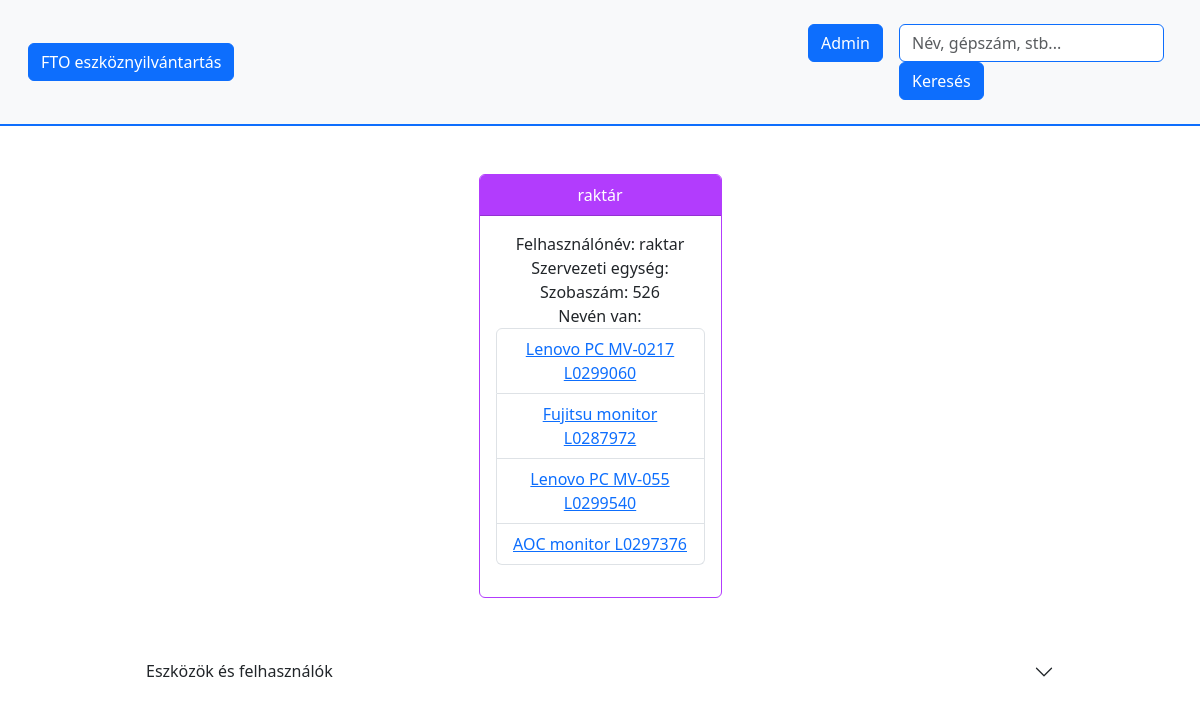
The page /user/1/ on the database its author committed.
### inventory/models.py (models this page shows, shortened)
class User(models.Model):
    nev = models.CharField(max_length=40)
    felhasznalo_nev = models.CharField(max_length=20, blank=True, unique=True)
    szervezeti_egyseg = models.CharField(max_length=50, blank=True)
    szoba_szam = models.IntegerField(blank=True)

class Asset(models.Model):
    def __str__(self):
        return self.megnevezes + ' ' + self.gep_szam + ' ' + self.vonalkod
    user = models.ForeignKey(User, on_delete=models.CASCADE)
    vonalkod = models.CharField(max_length=10, unique=True)
    gyari_szam = models.CharField(max_length=20, blank=True, null=True, unique=True)
    gep_szam = models.CharField(max_length=10, blank=True, null=True, unique=True)
    megnevezes = models.CharField(max_length=20)
    egyeb = models.CharField(max_length=50, blank=True)

### inventory/views.py (the view)
# urls.py: path('user/<int:id>/', views.user, name='user'),
def user(request, id):
    return render(request, 'inventory/user.html', {
        'user': User.objects.get(id=id),
        'users': User.objects.all(),
        'assets': Asset.objects.all(),
    })

### inventory/templates/inventory/user.html
{% extends 'inventory/index.html' %}
{% block user %}
<div class="row text-center justify-content-center">
    <div class="col-3">
        <div class="card border" id="user-card">
            <div class="card-header text-white">
                    {{ user.nev }}
            </div>
            <div class="card-body">
                <ul class="list-unstyled">
                    <li>Felhasználónév: {{ user.felhasznalo_nev }}</li>
                    <li>Szervezeti egység: {{ user.szervezeti_egyseg }}</li>
                    <li>Szobaszám: {{ user.szoba_szam }}</li>
                    <li>
                        <ul class="list-group">
                            Nevén van:
                            {% for asset in user.asset_set.all %}
                                <li class="list-group-item">
                                    <a href="{% url 'inventory:asset' asset.id %}">{{ asset }}</a>
                                </li>
                            {% endfor %}
                        </ul>
                    </li>
                </ul>
            </div>
        </div>
    </div>
</div>
{% endblock %}

### inventory/templates/inventory/index.html (shortened to what this page needs)
<!DOCTYPE html>
<html lang="en">
<head>
    {% load static %}
    {% load bootstrap5 %}
    {% bootstrap_css %}
    <link rel="stylesheet" type="text/css" href="{% static 'inventory/style.css' %}">
</head>
<body>
    <nav id="nav_custom" class="navbar sticky-top navbar-light bg-light p-3 border-bottom border-2 border-primary">
        <div class="container-fluid">
            <a class="navbar-brand" href="{% url 'inventory:index' %}"><button type="button" class="btn btn-primary">FTO eszköznyilvántartás</button></a>
            <div class="d-flex flex-row bd-highlight">
                <div class="p-2">
                    <a href="/admin"><button type="button" class="btn btn-primary">Admin</button></a>
                </div>
                <div class="p-2">
                    <form class="form-inline" action="{% url 'inventory:results' %}" method="get">
                        <input class="form-control me-2 border-primary" id="search" name="q" type="search" placeholder="Név, gépszám, stb..." aria-label="Search">
                        <button class="btn btn-primary" type="submit">Keresés</button>
                    </form>
                </div>
    </nav>
    <div class="container p-5" >
        {% block user %}
        {% endblock %}
        <div class="container p-5">
            <div class="accordion accordion-flush" id="all_accordion">
                <div class="accordion-item">
                    <h2 class="accordion-header" id="all_accordion_heading">
                        <button class="accordion-button collapsed" type="button" data-bs-toggle="collapse"  data-bs-target="#all_accordion_collapse" aria-expanded="false" aria-controls="all_accordion_collapse">
                            Eszközök és felhasználók
                        </button>
                    </h2>
                </div>
            </div>
        </div>
    </div>
</body>
</html>

### inventory/static/inventory/style.css (style rules this page uses)
#user-card { border-color: #B23CFD !important; }
#user-card .card-header { background: #B23CFD !important }

### rows shown on the page
User: nev "raktár", felhasznalo_nev "raktar", szoba_szam "526"
Asset: megnevezes+gep_szam+vonalkod "Lenovo PC MV-0217 L0299060"
Asset: megnevezes+gep_szam+vonalkod "Fujitsu monitor L0287972"
Asset: megnevezes+gep_szam+vonalkod "Lenovo PC MV-055 L0299540"
Asset: megnevezes+gep_szam+vonalkod "AOC monitor L0297376"
